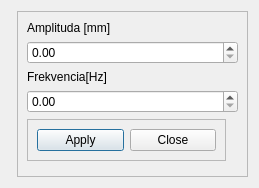
<?xml version="1.0" encoding="UTF-8"?>
<ui version="4.0">
 <class>Dialog</class>
 <widget class="QDialog" name="Dialog">
  <property name="geometry">
   <rect>
    <x>0</x>
    <y>0</y>
    <width>259</width>
    <height>183</height>
   </rect>
  </property>
  <property name="windowTitle">
   <string>Dialog</string>
  </property>
  <layout class="QGridLayout" name="gridLayout_2">
   <item row="0" column="0">
    <widget class="QFrame" name="frame">
     <property name="frameShape">
      <enum>QFrame::StyledPanel</enum>
     </property>
     <property name="frameShadow">
      <enum>QFrame::Raised</enum>
     </property>
    </widget>
   </item>
   <item row="0" column="1">
    <widget class="QFrame" name="frame_2">
     <property name="frameShape">
      <enum>QFrame::StyledPanel</enum>
     </property>
     <property name="frameShadow">
      <enum>QFrame::Raised</enum>
     </property>
     <layout class="QGridLayout" name="gridLayout">
      <item row="6" column="0">
       <widget class="QDialogButtonBox" name="buttonBox">
        <property name="orientation">
         <enum>Qt::Horizontal</enum>
        </property>
       </widget>
      </item>
      <item row="3" column="0" colspan="3">
       <widget class="QDoubleSpinBox" name="Frekvencia_doubleSpinBox">
        <property name="minimum">
         <double>0.000000000000000</double>
        </property>
        <property name="value">
         <double>0.000000000000000</double>
        </property>
       </widget>
      </item>
      <item row="0" column="0" colspan="3">
       <widget class="QLabel" name="label_2">
        <property name="text">
         <string>Amplituda [mm]</string>
        </property>
       </widget>
      </item>
      <item row="1" column="0" colspan="3">
       <widget class="QDoubleSpinBox" name="Amplituda_doubleSpinBox">
        <property name="maximum">
         <double>100000001.000000000000000</double>
        </property>
        <property name="value">
         <double>0.000000000000000</double>
        </property>
       </widget>
      </item>
      <item row="2" column="0" colspan="3">
       <widget class="QLabel" name="label">
        <property name="text">
         <string>Frekvencia[Hz]</string>
        </property>
       </widget>
      </item>
      <item row="5" column="0">
       <widget class="QFrame" name="frame_3">
        <property name="frameShape">
         <enum>QFrame::StyledPanel</enum>
        </property>
        <property name="frameShadow">
         <enum>QFrame::Raised</enum>
        </property>
        <layout class="QHBoxLayout" name="horizontalLayout">
         <item>
          <widget class="QPushButton" name="Apply_pushButton">
           <property name="text">
            <string>Apply</string>
           </property>
          </widget>
         </item>
         <item>
          <widget class="QPushButton" name="Close_pushButton">
           <property name="text">
            <string>Close</string>
           </property>
          </widget>
         </item>
        </layout>
       </widget>
      </item>
      <item row="4" column="0">
       <spacer name="verticalSpacer">
        <property name="orientation">
         <enum>Qt::Vertical</enum>
        </property>
        <property name="sizeHint" stdset="0">
         <size>
          <width>20</width>
          <height>40</height>
         </size>
        </property>
       </spacer>
      </item>
     </layout>
    </widget>
   </item>
  </layout>
 </widget>
 <resources/>
 <connections>
  <connection>
   <sender>buttonBox</sender>
   <signal>accepted()</signal>
   <receiver>Dialog</receiver>
   <slot>accept()</slot>
   <hints>
    <hint type="sourcelabel">
     <x>248</x>
     <y>254</y>
    </hint>
    <hint type="destinationlabel">
     <x>157</x>
     <y>274</y>
    </hint>
   </hints>
  </connection>
  <connection>
   <sender>buttonBox</sender>
   <signal>rejected()</signal>
   <receiver>Dialog</receiver>
   <slot>reject()</slot>
   <hints>
    <hint type="sourcelabel">
     <x>316</x>
     <y>260</y>
    </hint>
    <hint type="destinationlabel">
     <x>286</x>
     <y>274</y>
    </hint>
   </hints>
  </connection>
 </connections>
</ui>
